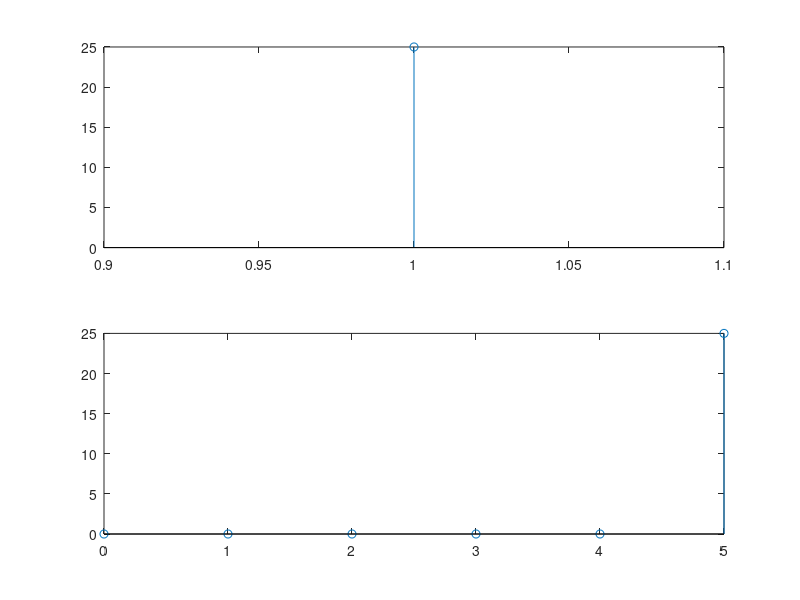

Write MATLAB code to recreate this figure.
clf;
x = input('Nhap day tin hieu x: ');
h = input('Nhap day tin hieu h: ');
d = input('Nhap do tre: ');

y = conv(x,h);
subplot(211);
stem(y);

y_d = [zeros(1,d) y];
n = 0:length(y)+d-1;
subplot(212);
stem(n,y_d);